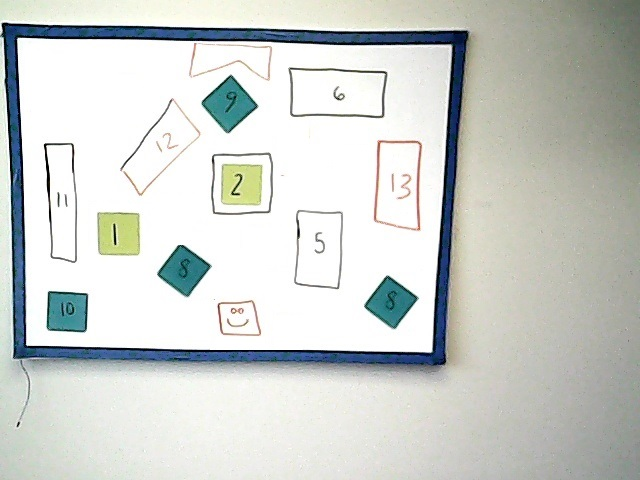
#> input picture image.jpg, 640 x 480 px
$ python img_diff.py
#> lines starting #> are read from the running program, lines starting #| are printed output that depends on the picture; after the words box and inside, x2 and y2 are one past the last pixel; in counts of white or black regions, pixels touching at a corner belong together
import numpy as np
import cv2


# original = cv2.imread('image.jpg')
# changed = cv2.imread('image_removed.jpg')

## To show reverse: Uncomment below, comment out above
changed = cv2.imread('image.jpg')
#> changed is the input picture: shape (480, 640, 3); mean B, G, R 203.8, 207.9, 204.2
original = cv2.imread('image_removed.jpg')
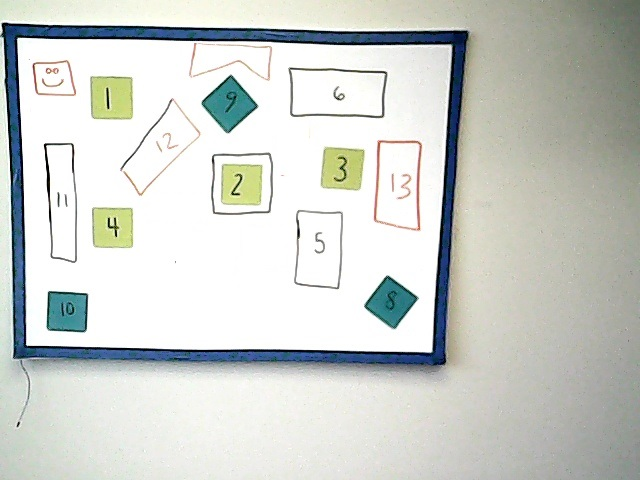
#> input picture image_removed.jpg, 640 x 480 px
#> original is the input picture: shape (480, 640, 3); mean B, G, R 203.2, 208.1, 204.6

img_a = cv2.cvtColor(original, cv2.COLOR_BGR2GRAY)
img_a = cv2.GaussianBlur(img_a, (11, 11), 0)

img_b = cv2.cvtColor(changed, cv2.COLOR_BGR2GRAY)
img_b = cv2.GaussianBlur(img_b, (11, 11), 0)
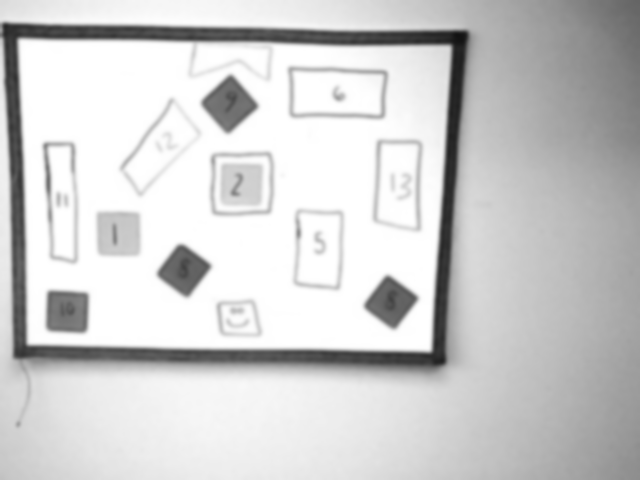
#> img_b: shape (480, 640); min 18, max 255, mean 206.4

img_diff = cv2.absdiff(img_a, img_b)

thresh = cv2.threshold(img_diff, 15, 255, cv2.THRESH_BINARY)[1]
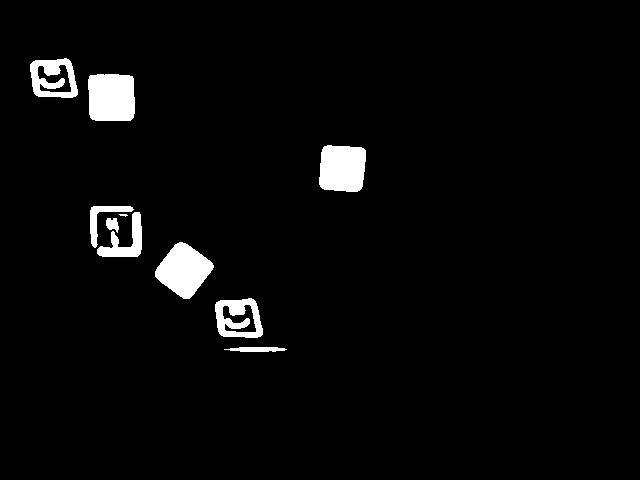
#> thresh: shape (480, 640); 3.3% white; 10 white regions (1 under 20 px), largest, box (x1, y1, x2, y2) and area: (88, 74, 135, 121) 2092, (155, 242, 214, 299) 2048, (319, 145, 366, 192) 1958

# dilate the thresholded image to fill in holes, then find contours
# on thresholded image
thresh = cv2.dilate(thresh, None, iterations=2)
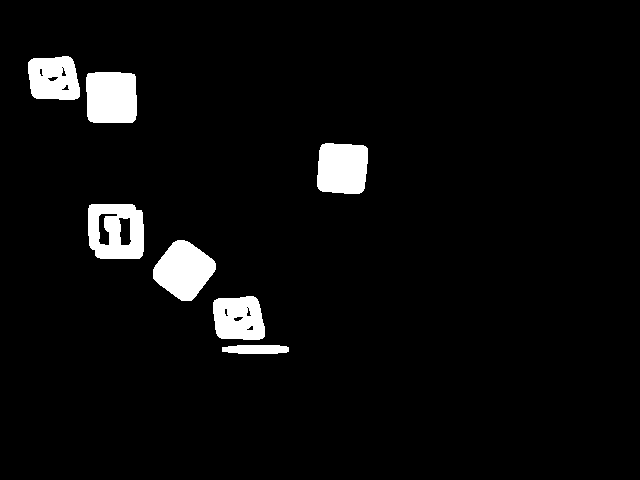
#> thresh: shape (480, 640); 4.6% white; 7 white regions
(cnts, _) = cv2.findContours(thresh.copy(), cv2.RETR_EXTERNAL,
	cv2.CHAIN_APPROX_SIMPLE)
#> cnts = 7 contours; box (x1, y1, x2, y2) and area: (88, 204, 144, 259) 2800, (153, 240, 216, 301) 2450, (86, 72, 137, 123) 2392, (317, 143, 368, 194) 2261, (213, 296, 265, 340) 1905, (28, 56, 80, 100) 1900, (222, 345, 289, 354) 465

contours_final = []

# loop over the contours
for c in cnts:

	# compute the bounding box for the contour, draw it on the frame,
	# and update the text
	(x, y, w, h) = cv2.boundingRect(c)
	hey = cv2.rectangle(img_diff, (x, y), (x + w, y + h), (255, 0, 0), 2)
	contours_final.append(hey)
#> this loop made 7 passes
#> (x, y, w, h) on passes 1 to 7: (222, 345, 67, 9), (213, 296, 52, 44), (153, 240, 63, 61), (88, 204, 56, 55), (317, 143, 51, 51), (86, 72, 51, 51), (28, 56, 52, 44)
#> pass 2, `hey = cv2.rectangle(img_diff, (x, y), (x + w, y + h), (255, 0, 0), 2)`:
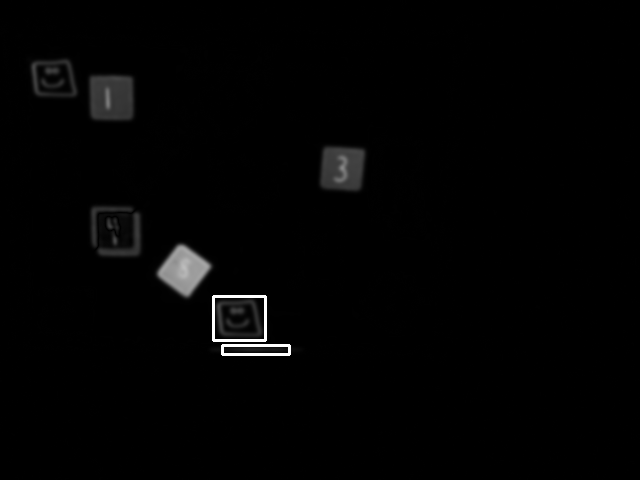
#> hey: shape (480, 640); min 0, max 255, mean 3.1
#> pass 3, `hey = cv2.rectangle(img_diff, (x, y), (x + w, y + h), (255, 0, 0), 2)`:
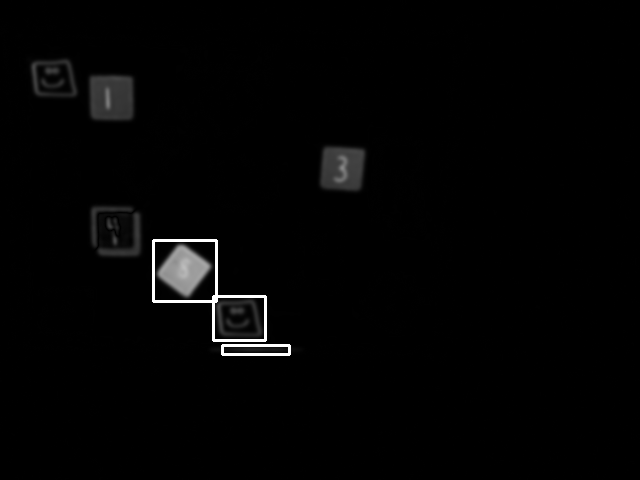
#> hey: shape (480, 640); 0.24% of pixels changed, all inside (x1, y1, x2, y2) = (152, 239, 218, 303)
#> after the loop:
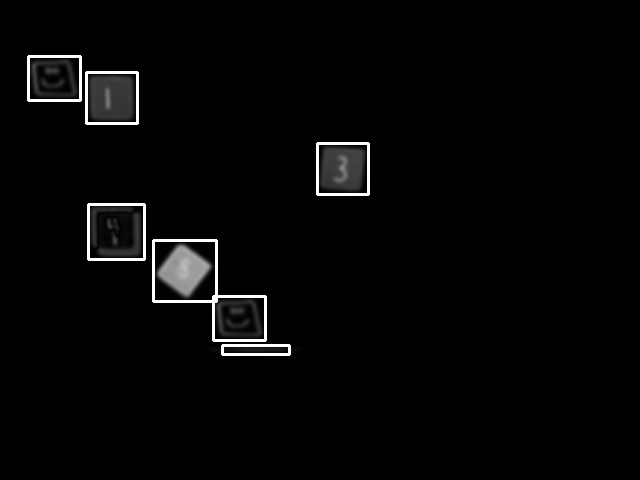
#> img_diff: shape (480, 640); min 0, max 255, mean 5.7
#> after the loop, contours_final = 7 items

#> (the run stopped early here; a loop or call above may not have finished)
